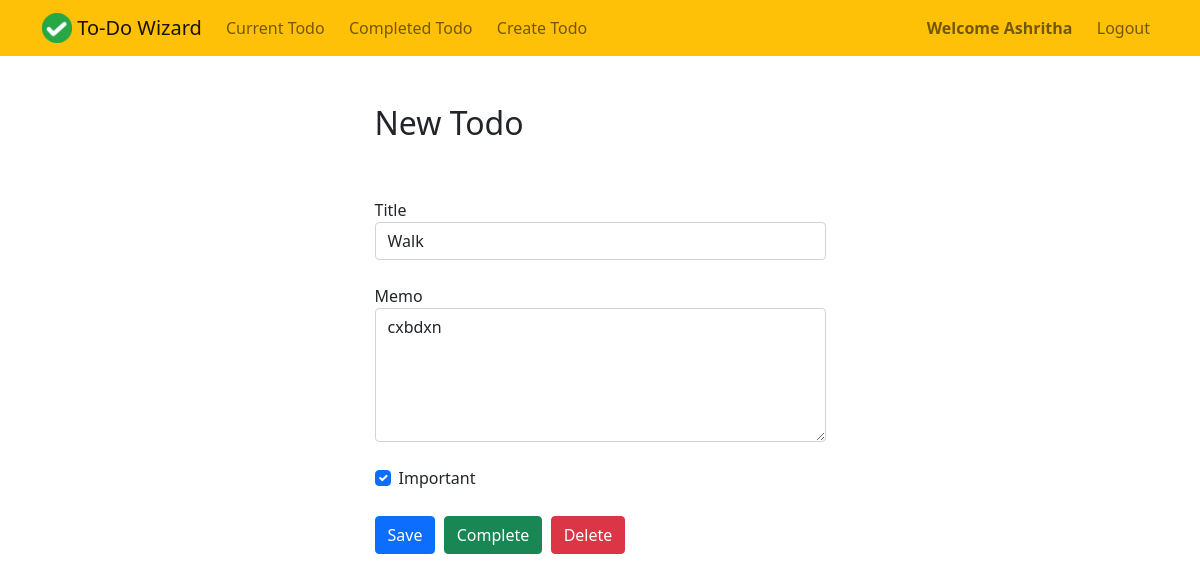
/todo/list/17 (signed in), run on the app's committed database.
### todo/models.py (models this page shows, shortened)
class Todo(models.Model):
    title = models.CharField(max_length = 100)
    memo = models.TextField(blank=True)
    created = models.DateTimeField(auto_now_add=True)
    datecompleted = models.DateTimeField(null=True,blank=True)
    important = models.BooleanField(default=False)
    user = models.ForeignKey(User,on_delete = models.CASCADE)

### todo/views.py (the view)
# urls.py: path('list/<int:todo_pk>',views.viewtodo,name='viewtodo'), #Listing the todo based on primary key (ID)
@login_required
def viewtodo(request,todo_pk):
    todo = get_object_or_404(Todo, pk=todo_pk, user=request.user) #accessing those todos only created by the specific user(prevent from someone just try to access todos by changing ID above in URL)
    if request.method == 'GET':
        form = TodoForm(instance=todo) #Calling the form with details already in it using instance of above todo
        return render(request,'todo/viewtodo.html',{'todo':todo,'form':form})
    else:
        form = TodoForm(request.POST,instance=todo) #Referring the instance of todo only that has saved info
        form.save()
        return redirect('currenttodos')

### todo/forms.py
class TodoForm(ModelForm):
    class Meta:
        model = Todo
        fields = ['title','memo','important']

### todo/templates/todo/viewtodo.html (shortened to what this page needs)
<!DOCTYPE html>
{% extends 'base.html' %}
  {% block content %}
  <div class="row justify-content-center mt-5">
    <div class="col-md-5">
      <h2>New Todo</h2>
    </div>
  </div>
  <div class="row justify-content-center mt-5">
    <div class="col-md-5">
      <form method="POST">
        <div class="form-group">
          <label for="title">Title</label>
          <input type="text" name="title" class="form-control" id="title" value="{{ todo.title }}" required>
        </div><br>
        <div class="form-group">
          <label for="memo">Memo</label>
          <textarea name="memo" rows="5" class="form-control" id="memo">{{ todo.memo }}</textarea>
        </div><br>
        <div class="form-group form-check">
          <input type="checkbox" name="important" class="form-check-input" id="important" {% if todo.important %}checked{% endif %}>
          <label class="form-check-label" for="important">Important</label>
        </div><br>
        <button type="submit" class="btn btn-primary">Save</button>&nbsp;
        <button type="button" class="btn btn-success" onclick="document.getElementById('complete').click();">Complete</button>&nbsp;
        <button type="button" class="btn btn-danger" onclick="document.getElementById('delete').click();">Delete</button>&nbsp;
      </form>
    </div>
  </div>
  {% endblock %}

### todo_list/templates/base.html (shortened to what this page needs)
{% load static %}
<!DOCTYPE html>
<html lang="en" dir="ltr">
<head>
  <link href="https://cdn.jsdelivr.net/npm/bootstrap@5.0.1/dist/css/bootstrap.min.css" rel="stylesheet">
</head>
<body>
  <nav class="navbar navbar-expand-md navbar-light bg-warning">
    <div class="container">
      <a class="navbar-brand" href="{% url 'home' %}">
        <img src="{% static 'logo.png' %}" width="30" height="30" class="d-inline-block align-top">
        <span>To-Do Wizard</span>
      </a>
      <div class="collapse navbar-collapse" id="navbarNav">
        {% if user.is_authenticated %}
        <ul class="navbar-nav">
          <li class="nav-item {{ current }}">
            <a class="nav-link" href="{% url 'currenttodos' %}">Current Todo</a>
          </li>&nbsp;&nbsp;
          <li class="nav-item {{ completed }}">
            <a class="nav-link" href="{% url 'completedtodos' %}">Completed Todo</a>
          </li>&nbsp;&nbsp;
          <li class="nav-item {{ create }}">
            <a class="nav-link" href="{% url 'createtodo' %}">Create Todo</a>
          </li>
        </ul>
        {% endif %}
        <ul class="navbar-nav ms-auto">
          {% if user.is_authenticated %}
          <li class="nav-item">
            <b><text class='nav-link'>Welcome {{ user|capfirst }}</text></b>
          </li>&nbsp;&nbsp;
          <li class="nav-item">
            <a href="#" onclick="document.getElementById('signOutBtn').click();" class="nav-link">Logout</a>
          </li>
          {% endif %}
        </ul>
      </div>
    </div>
  </nav>
  <div class="container">
    {% block content %}{% endblock %}
  </div>
</body>
</html>

### data on the page
Todo: title "Walk", memo "cxbdxn", important "☑"

### other printed values
{{ user|capfirst }} "Ashritha"
